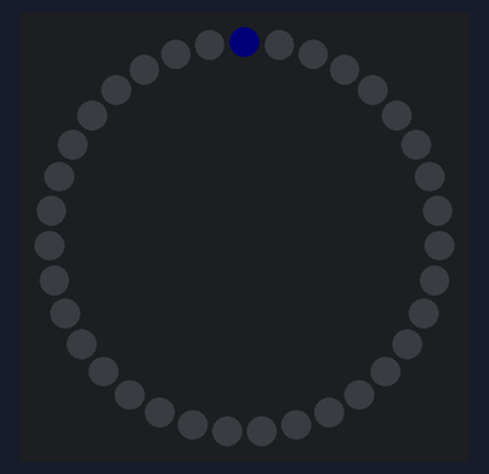
A sketch run on a simulated Arduino Uno, built with avr-gcc and run on an emulated ATmega328P. Parts: 35 RGB LEDs in a ring, first at the top, clockwise. Dim RGB values are drawn brighter than linear; the strip is taken to match the declared colour order.

Above: at 0.16 s.
At 4.49 s:
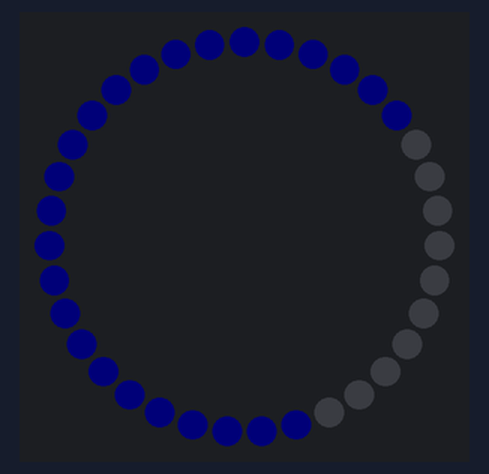
At 8.82 s:
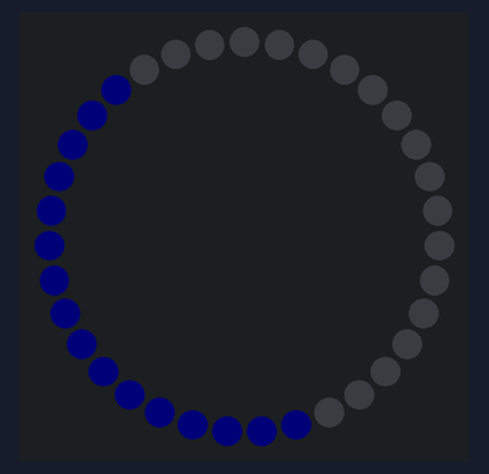
At 17.18 s:
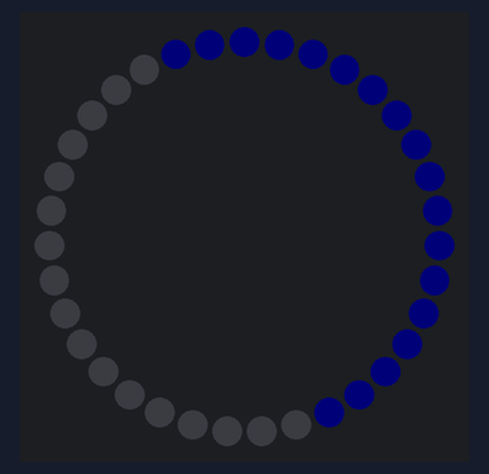
At 25.53 s:
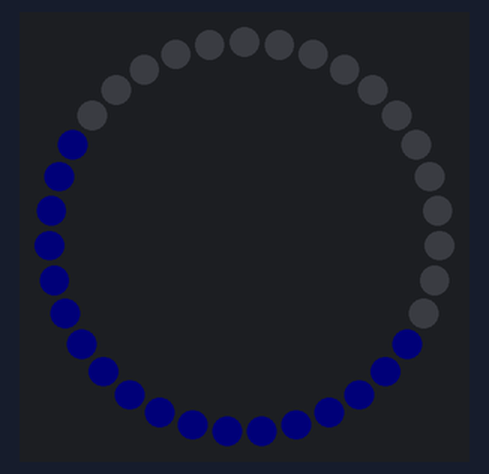
At 34.2 s:
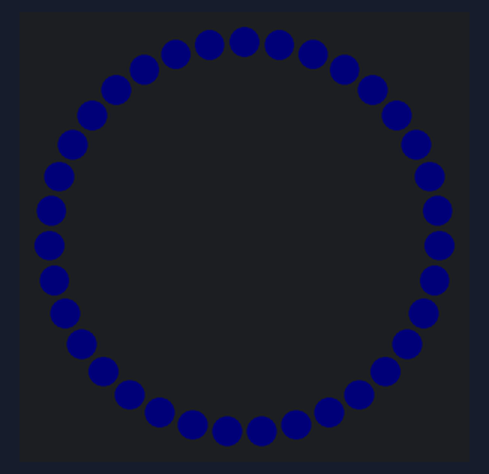

The sketch:

Lights.ino
```cpp
#include <Adafruit_NeoPixel.h>
#define LED_PIN 6
#define LED_COUNT 35
Adafruit_NeoPixel ring(LED_COUNT, LED_PIN, NEO_RGB + NEO_KHZ800);
int start_pin = 0;

void setup() {
  // put your setup code here, to run once:
  ring.begin();
  ring.show();
  ring.setBrightness(5);
}

void loop() {
  // put your main code here, to run repeatedly:

  for(int i = 0; i < ring.numPixels(); i++) {
    ring.setPixelColor((i+start_pin)%LED_COUNT, 0, 0, 125, 5);
    ring.show();
    delay(15);
  }
  //delay(50);
  for(int i = 0; i < ring.numPixels(); i++) {
    ring.setPixelColor((i+start_pin)%LED_COUNT, 0, 0, 0, 0);
    ring.show();
    delay(10);
  }
  start_pin += 4;
}
```

LightClass.cpp
```cpp

```
